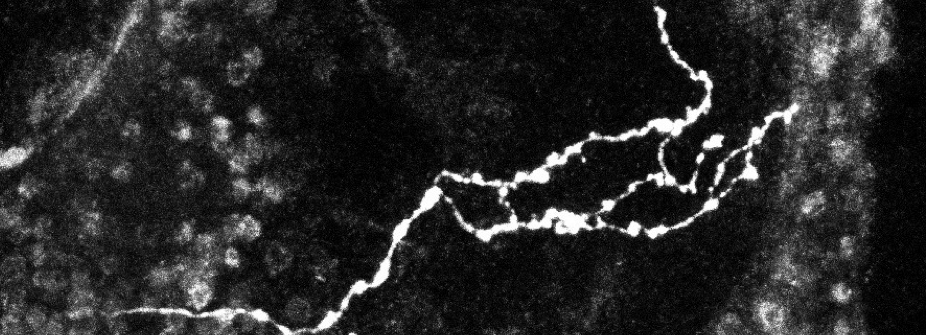
%> input picture THL411_exercise_4/lab4_Omada_65/axones1.png, 926 x 335 px
$ octave lab4.m   (GNU Octave 9; MATLAB toolbox functions it lacks are replaced by stand-ins)
%> lines starting %> are read from the running program, lines starting %| are printed output that depends on the picture; in (x1, y1, x2, y2) boxes, pixels count from 0 and x2, y2 are one past the last pixel; in counts of white or black regions, pixels touching at a corner belong together; the program's own positions count from 1
close all;
clear all;
clc;

image1 = imread('axones1.png');
%> image1 is the input picture: size 335x926x3 uint8; min 0, max 255, mean 39.2
image2 = imread('axones2.png');
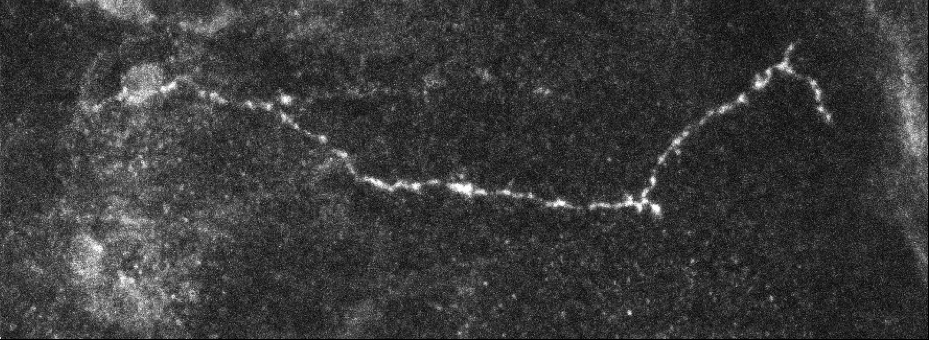
%> input picture THL411_exercise_4/lab4_Omada_65/axones2.png, 929 x 340 px
%> image2 is the input picture: size 340x929x3 uint8; min 0, max 255, mean 58.1

%--------- 1. Image Denoising---------%
se1=strel('square',3);
se2=strel('square',3);

io1 = imopen(image1,se1);
io2 = imopen(image2,se2);

figure, imshowpair(image1,image2,'montage'), title('Original Images');

figure, imshowpair(io1,io2,'montage'), title('Image Denoising');

%--------- 2. Enhancement of linear structures---------%
se1=strel('disk',6);
se2=strel('disk',8);

er1 = imdilate(io1,se1);
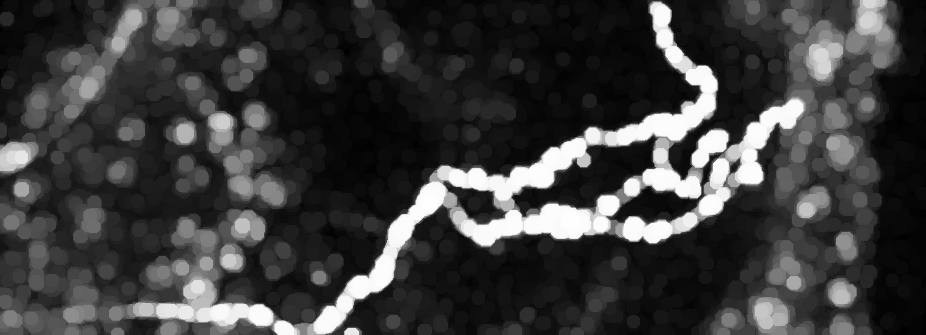
%> er1: size 335x926x3 uint8; min 0, max 254, mean 60.3
er2 = imdilate(io2,se2);
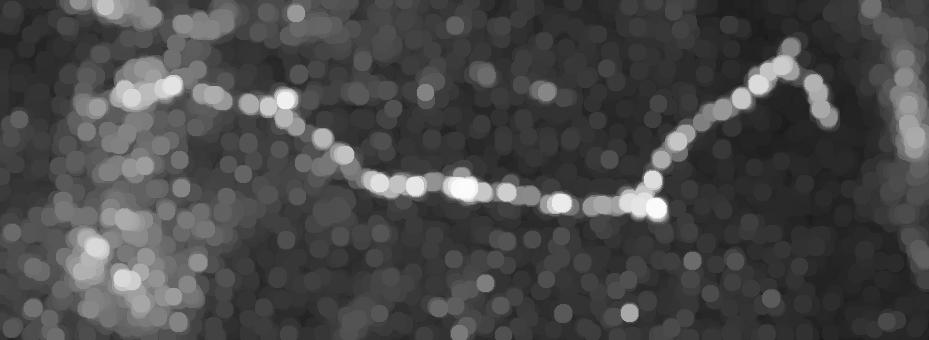
%> er2: size 340x929x3 uint8; min 24, max 251, mean 73.6

figure, imshowpair(er1,er2,'montage'), title('Enhancement of linear structures');
%> after `imshowpair(er1,er2,'montage')`:
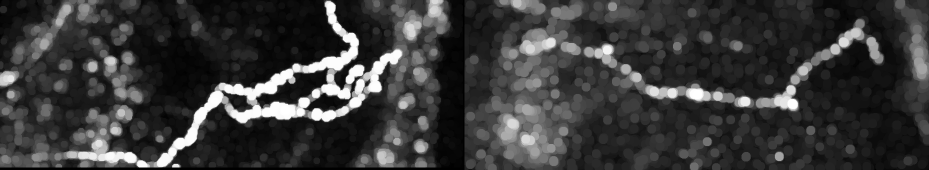
%> displayed picture: size 340x1858x3, on the screen's scale of 0 to 255 (shown at 1/2 size); min 0, max 255, mean 57.5

%--------- 3. Binarize image---------%
gt1 = graythresh(er1);
%> gt1 = 0.455
gt2 = graythresh(er2);
%> gt2 = 0.4

BW1 = imbinarize(er1,gt1);
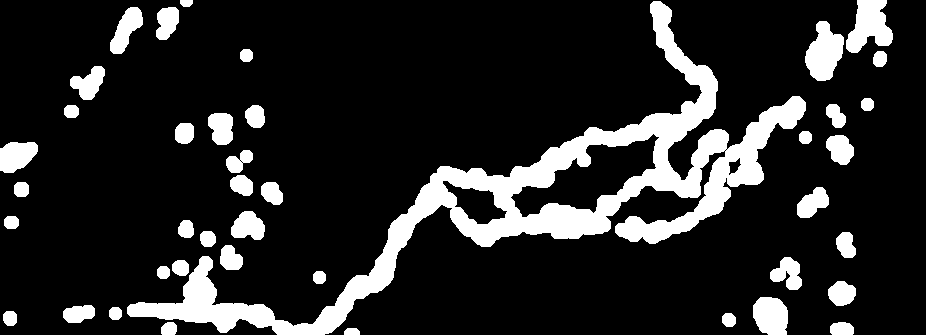
%> BW1: size 335x926x3 logical; 15.4% white; 42 white regions, largest, box (x1, y1, x2, y2) and area: (127, 1, 806, 335) 29997, (846, 0, 893, 53) 1581, (805, 21, 844, 81) 1532
BW2 = imbinarize(er2,gt2);
%> BW2: size 340x929x3 logical; 16.7% white; 26 white regions, largest, box (x1, y1, x2, y2) and area: (54, 189, 208, 332) 14439, (73, 3, 236, 184) 11294, (295, 128, 579, 215) 6576

figure, imshowpair(BW1,BW2,'montage'), title('Binarize image');

%--------- 4. Skeletalization---------%
BW1 = bwmorph(rgb2gray(double(BW1)),'skel',Inf);
%> BW1: size 335x926 logical; 1.2% white in thin lines or dots
BW2 = bwmorph(rgb2gray(double(BW2)),'skel',Inf);
%> BW2: size 340x929 logical; 1.2% white in thin lines or dots

figure, imshowpair(BW1,BW2,'montage'), title('Skeletalization');

%--------- 5. Connection of the skeleton---------%
se1=strel('square', 2);
se2=strel('square', 2);

BW1 = imdilate(BW1,se1);
%> BW1: size 335x926 logical; 2.5% white in thin lines or dots
BW2 = imdilate(BW2,se2);
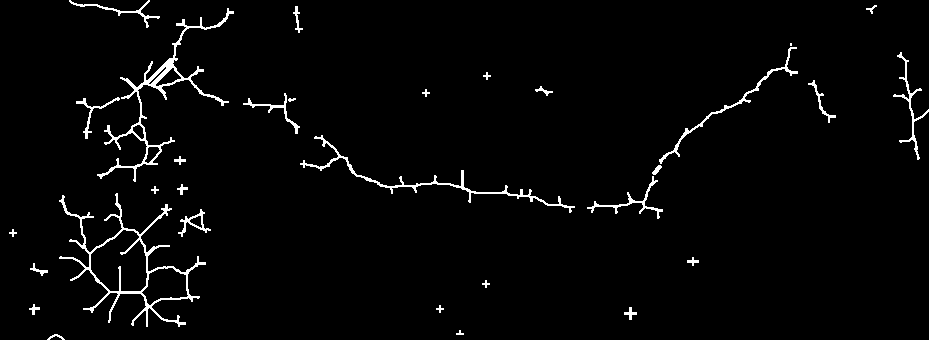
%> BW2: size 340x929 logical; 2.6% white in thin lines or dots

BW1 = bwmorph(BW1,'bridge');
%> BW1: size 335x926 logical; 2.5% white in thin lines or dots
BW2 = bwmorph(BW2,'bridge');
%> BW2: size 340x929 logical; 2.6% white in thin lines or dots


figure, imshowpair(BW1,BW2,'montage'), title('Connection of the skeleton');
%> after `imshowpair(BW1,BW2,'montage')`:
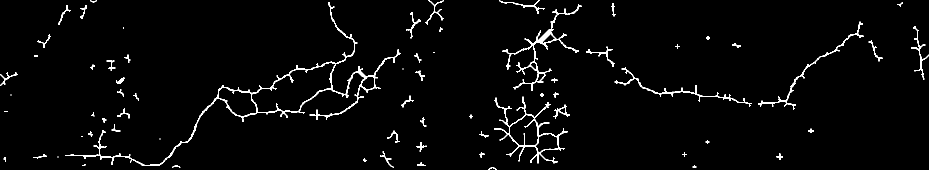
%> displayed picture: size 340x1858, on the screen's scale of 0 to 255 (shown at 1/2 size); 2.5% white in thin lines or dots
